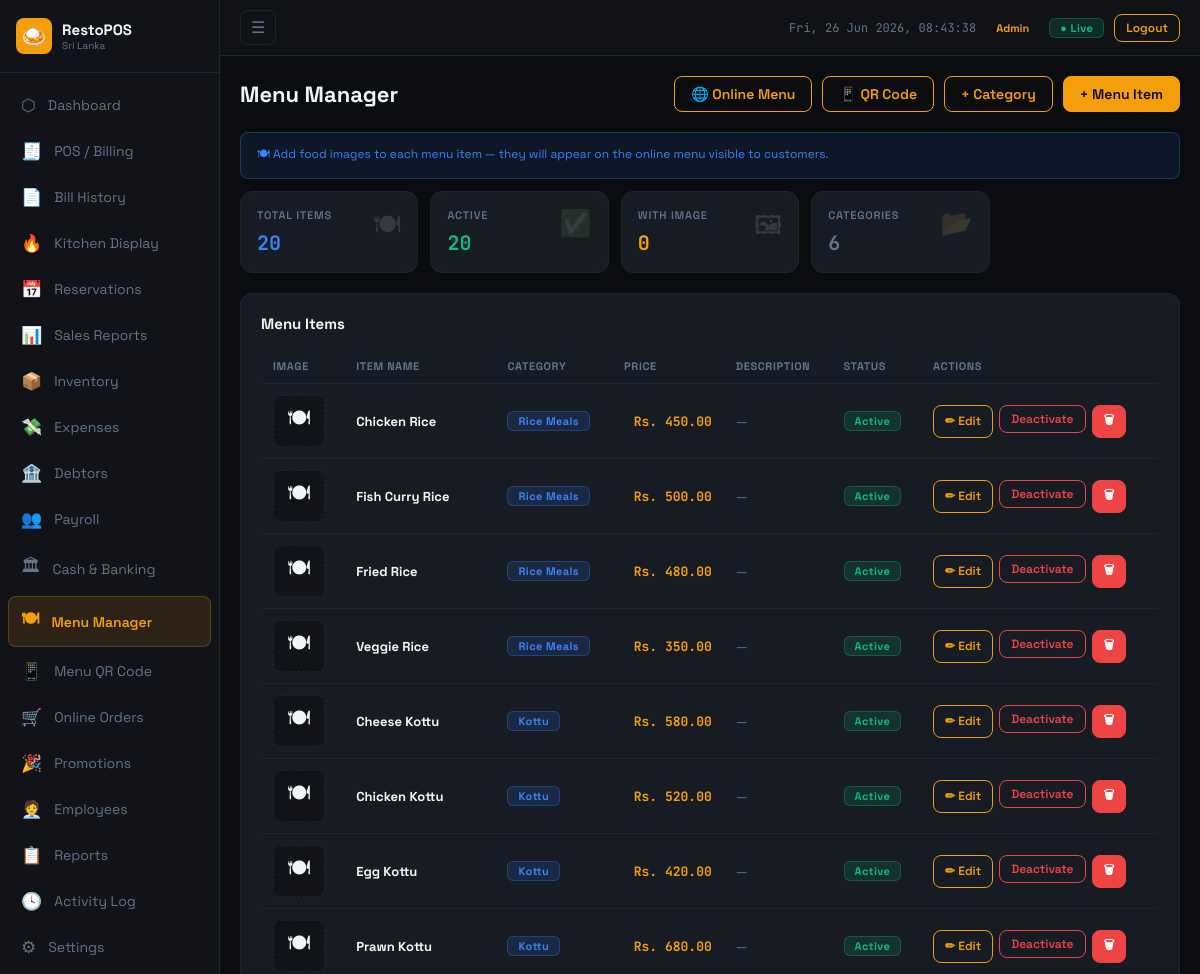
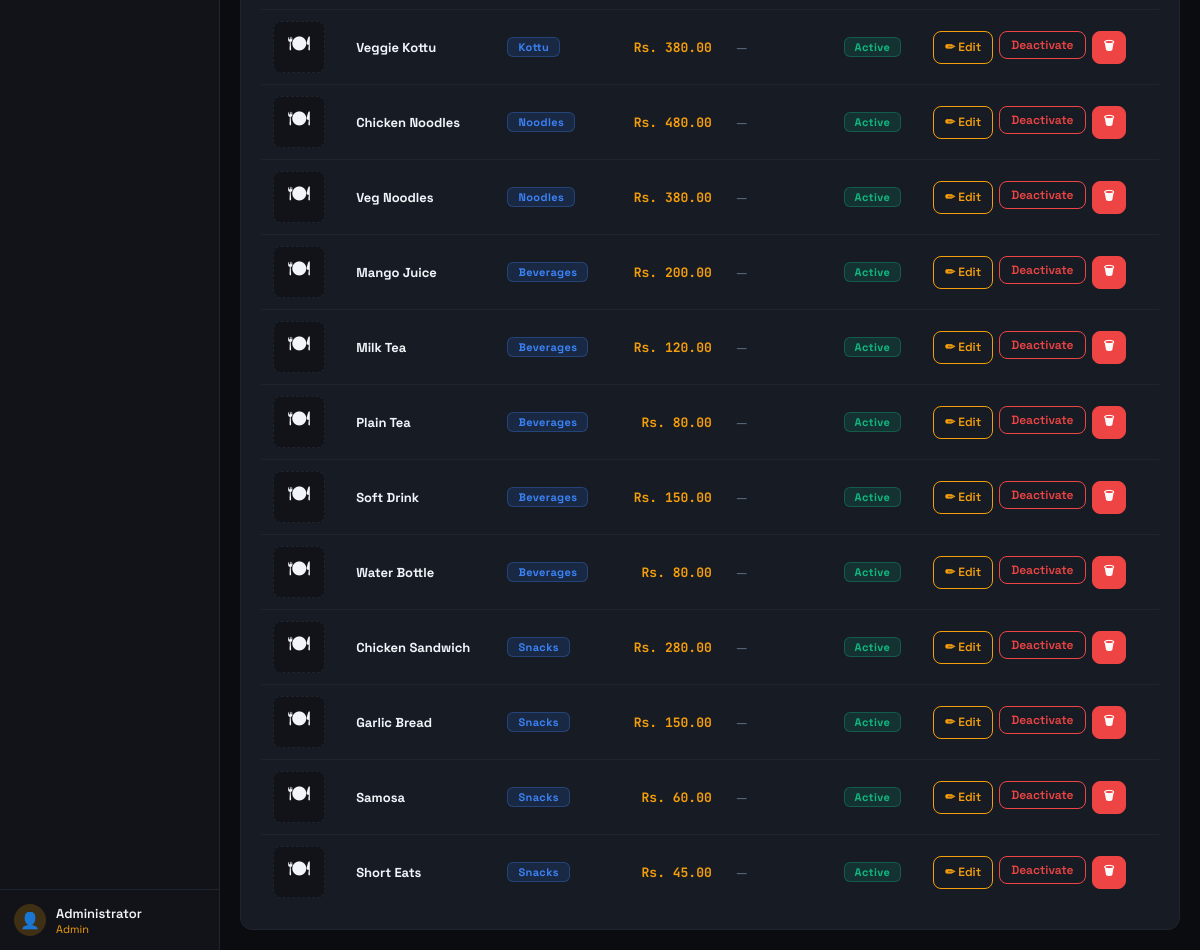
The page /modules/menu.php (signed in) on the database its author committed (2 pictures, top to bottom).
### tables this page shows
CREATE TABLE menu_items (
    id INT AUTO_INCREMENT PRIMARY KEY,
    category_id INT NOT NULL,
    name VARCHAR(150) NOT NULL,
    price DECIMAL(10,2) NOT NULL DEFAULT 0,
    description TEXT,
    image VARCHAR(255) NULL,
    active TINYINT(1) DEFAULT 1,
    created_at TIMESTAMP DEFAULT CURRENT_TIMESTAMP,
    FOREIGN KEY (category_id) REFERENCES menu_categories(id)
);

CREATE TABLE menu_categories (
    id INT AUTO_INCREMENT PRIMARY KEY,
    name VARCHAR(100) NOT NULL,
    sort_order INT DEFAULT 0,
    active TINYINT(1) DEFAULT 1
);

### modules/menu.php (the view, shortened to what this page needs)
<?php
$db = getDB();
$cats  = $db->query("SELECT * FROM menu_categories ORDER BY sort_order,name")->fetchAll();
$items = $db->query("SELECT mi.*,mc.name as cat_name FROM menu_items mi JOIN menu_categories mc ON mi.category_id=mc.id ORDER BY mc.sort_order,mi.name")->fetchAll();
include '../includes/header.php';
?>
<div class="page-header">
  <div class="page-title">Menu Manager</div>
  <div style="display:flex;gap:10px;flex-wrap:wrap">
    <a href="../online_menu.php" target="_blank" class="btn btn-outline">🌐 Online Menu</a>
    <a href="menu_qr.php" class="btn btn-outline">📱 QR Code</a>
    <button class="btn btn-outline" onclick="openModal('modalAddCat')">+ Category</button>
    <button class="btn" onclick="openModal('modalAddItem')">+ Menu Item</button>
  </div>
</div>
<div class="alert alert-info fs-12 mb-12">🍽 Add food images to each menu item — they will appear on the online menu visible to customers.</div>
<div class="stats-grid mb-20">
  <div class="stat-card"><span class="stat-icon">🍽</span><div class="stat-label">Total Items</div><div class="stat-value text-blue"><?=count($items)?></div></div>
  <div class="stat-card"><span class="stat-icon">✅</span><div class="stat-label">Active</div><div class="stat-value text-green"><?=count(array_filter($items,fn($i)=>$i['active']))?></div></div>
  <div class="stat-card"><span class="stat-icon">🖼</span><div class="stat-label">With Image</div><div class="stat-value text-accent"><?=count(array_filter($items,fn($i)=>!empty($i['image'])))?></div></div>
  <div class="stat-card"><span class="stat-icon">📂</span><div class="stat-label">Categories</div><div class="stat-value text-muted"><?=count($cats)?></div></div>
</div>
<div class="card">
  <div class="card-title">Menu Items</div>
  <div class="table-wrap">
    <table class="data-table">
      <thead>
        <tr><th>Image</th><th>Item Name</th><th>Category</th><th class="text-right">Price</th><th>Description</th><th>Status</th><th>Actions</th></tr>
      </thead>
      <tbody>
      <?php foreach ($items as $i): ?>
        <tr style="opacity:<?=$i['active']?1:.55?>">
          <td>
            <?php if (!empty($i['image'])): ?>
              <img src="../assets/uploads/menu/<?=htmlspecialchars($i['image'])?>" alt="<?=htmlspecialchars($i['name'])?>"
                   style="width:52px;height:52px;object-fit:cover;border-radius:8px;border:1px solid var(--border)">
            <?php else: ?>
              <div style="width:52px;height:52px;border-radius:8px;border:1px dashed var(--border);display:flex;align-items:center;justify-content:center;font-size:22px;background:var(--surface)">🍽</div>
            <?php endif; ?>
          </td>
          <td class="fw-700"><?=htmlspecialchars($i['name'])?></td>
          <td><span class="badge badge-blue"><?=htmlspecialchars($i['cat_name'])?></span></td>
          <td class="text-right mono text-accent fw-700">Rs. <?=number_format($i['price'],2)?></td>
          <td class="text-muted fs-12" style="max-width:180px;overflow:hidden;text-overflow:ellipsis;white-space:nowrap"><?=htmlspecialchars($i['description']??'—')?></td>
          <td><span class="badge <?=$i['active']?'badge-green':'badge-red'?>"><?=$i['active']?'Active':'Inactive'?></span></td>
          <td>
            <div style="display:flex;gap:6px;flex-wrap:wrap">
              <button class="btn btn-sm btn-outline"
                data-id="<?=$i['id']?>"
                data-name="<?=htmlspecialchars($i['name'],ENT_QUOTES)?>"
                data-cat="<?=$i['category_id']?>"
                data-price="<?=$i['price']?>"
                data-desc="<?=htmlspecialchars($i['description']??'',ENT_QUOTES)?>"
                data-image="<?=htmlspecialchars($i['image']??'',ENT_QUOTES)?>"
                onclick="editItem(this)">✏ Edit</button>
              <form method="POST" style="display:inline">
                <button class="btn btn-sm <?=$i['active']?'btn-outline-red':'btn-outline-green'?>"><?=$i['active']?'Deactivate':'Activate'?></button>
              </form>
              <form method="POST" style="display:inline" onsubmit="return confirm('Delete this menu item?')">
                <button class="btn btn-sm btn-red">🗑</button>
              </form>
            </div>
          </td>
        </tr>
      <?php endforeach; ?>
      </tbody>
    </table>
  </div>
</div>
<?php include '../includes/footer.php'; ?>

### assets/css/style.css (style rules this page uses)
:root { --bg: #0a0c10; --surface: #111318; --card: #161b24; --border: #1e2530; --accent: #f59e0b; --accent2: #92400e; --green: #10b981; --red: #ef4444; --blue: #3b82f6; --purple: #8b5cf6; --text: #f1f5f9; --muted: #64748b; --sidebar-w:220px; }
*,*::before,*::after { box-sizing:border-box; margin:0; padding:0; }
html { font-size:15px; }
body { font-family:'Space Grotesk',sans-serif; background:var(--bg); color:var(--text); min-height:100vh; }
a { text-decoration:none; color:inherit; }
button,input,select,textarea { font-family:inherit; }
.page-header { display:flex; justify-content:space-between; align-items:center; margin-bottom:20px; flex-wrap:wrap; gap:10px; }
.page-title { font-size:22px; font-weight:700; }
.card { background:var(--card); border:1px solid var(--border); border-radius:12px; padding:20px; }
.card-title { font-weight:700; font-size:15px; margin-bottom:16px; }
.stats-grid { display:grid; grid-template-columns:repeat(auto-fill,minmax(160px,1fr)); gap:12px; margin-bottom:20px; }
.stat-card { background:var(--card); border:1px solid var(--border); border-radius:12px; padding:16px; position:relative; overflow:hidden; }
.stat-icon { position:absolute; top:14px; right:16px; font-size:26px; opacity:.14; }
.stat-label { font-size:11px; color:var(--muted); font-weight:600; letter-spacing:.8px; text-transform:uppercase; margin-bottom:8px; }
.stat-value { font-size:20px; font-weight:700; font-family:'JetBrains Mono',monospace; }
.btn { display:inline-flex; align-items:center; gap:6px; padding:8px 16px; border-radius:8px; font-size:14px; font-weight:600; border:1px solid var(--accent); background:var(--accent); color:#0a0c10; cursor:pointer; transition:all .15s; white-space:nowrap; }
.btn-sm { padding:5px 11px; font-size:12px; }
.btn-outline { background:transparent; color:var(--accent); }
.btn-red { background:var(--red); border-color:var(--red); color:#fff; }
.btn-outline-red { background:transparent; border-color:var(--red); color:var(--red); }
.badge { display:inline-block; padding:2px 10px; border-radius:6px; font-size:11px; font-weight:700; letter-spacing:.4px; }
.badge-green { background:rgba(16,185,129,.15); color:var(--green); border:1px solid rgba(16,185,129,.3); }
.badge-blue { background:rgba(59,130,246,.15); color:var(--blue); border:1px solid rgba(59,130,246,.3); }
.table-wrap { overflow-x:auto; -webkit-overflow-scrolling:touch; }
table.data-table { width:100%; border-collapse:collapse; min-width:500px; }
table.data-table th { padding:10px 12px; text-align:left; font-size:11px; color:var(--muted); font-weight:700; text-transform:uppercase; letter-spacing:.6px; border-bottom:1px solid var(--border); white-space:nowrap; }
table.data-table td { padding:11px 12px; border-bottom:1px solid var(--border); font-size:13px; vertical-align:middle; }
table.data-table tr:last-child td { border-bottom:none; }
.text-right { text-align:right; }
.mono { font-family:'JetBrains Mono',monospace; }
.text-green { color:var(--green); }
.text-accent { color:var(--accent); }
.text-muted { color:var(--muted); }
.text-blue { color:var(--blue); }
.alert { padding:12px 16px; border-radius:8px; font-size:14px; margin-bottom:16px; }
.alert-info { background:rgba(59,130,246,.1); border:1px solid rgba(59,130,246,.3); color:var(--blue); }
.mb-12 { margin-bottom:12px; }
.mb-20 { margin-bottom:20px; }
.fw-700 { font-weight:700; }
.fs-12 { font-size:12px; }

### rows shown on the page
menu_items: name "Chicken Rice", category.name "Rice Meals", price "450.00", description "—", active "Active"
menu_items: name "Fish Curry Rice", category.name "Rice Meals", price "500.00", description "—", active "Active"
menu_items: name "Fried Rice", category.name "Rice Meals", price "480.00", description "—", active "Active"
menu_items: name "Veggie Rice", category.name "Rice Meals", price "350.00", description "—", active "Active"
menu_items: name "Cheese Kottu", category.name "Kottu", price "580.00", description "—", active "Active"
menu_items: name "Chicken Kottu", category.name "Kottu", price "520.00", description "—", active "Active"
menu_items: name "Egg Kottu", category.name "Kottu", price "420.00", description "—", active "Active"
menu_items: name "Prawn Kottu", category.name "Kottu", price "680.00", description "—", active "Active"
menu_items: name "Veggie Kottu", category.name "Kottu", price "380.00", description "—", active "Active"
menu_items: name "Chicken Noodles", category.name "Noodles", price "480.00", description "—", active "Active"
menu_items: name "Veg Noodles", category.name "Noodles", price "380.00", description "—", active "Active"
menu_items: name "Mango Juice", category.name "Beverages", price "200.00", description "—", active "Active"
menu_items: name "Milk Tea", category.name "Beverages", price "120.00", description "—", active "Active"
menu_items: name "Plain Tea", category.name "Beverages", price "80.00", description "—", active "Active"
menu_items: name "Soft Drink", category.name "Beverages", price "150.00", description "—", active "Active"
menu_items: name "Water Bottle", category.name "Beverages", price "80.00", description "—", active "Active"
menu_items: name "Chicken Sandwich", category.name "Snacks", price "280.00", description "—", active "Active"
menu_items: name "Garlic Bread", category.name "Snacks", price "150.00", description "—", active "Active"
menu_items: name "Samosa", category.name "Snacks", price "60.00", description "—", active "Active"
menu_items: name "Short Eats", category.name "Snacks", price "45.00", description "—", active "Active"

### other values the page prints
$nav['icon'] "⬡"
$nav['label'] "Dashboard"
$nav['icon'] "🧾"
$nav['label'] "POS / Billing"
$nav['icon'] "📄"
$nav['label'] "Bill History"
$nav['icon'] "🔥"
$nav['label'] "Kitchen Display"
$nav['icon'] "📅"
$nav['label'] "Reservations"
$nav['icon'] "📊"
$nav['label'] "Sales Reports"
$nav['icon'] "📦"
$nav['label'] "Inventory"
$nav['icon'] "💸"
